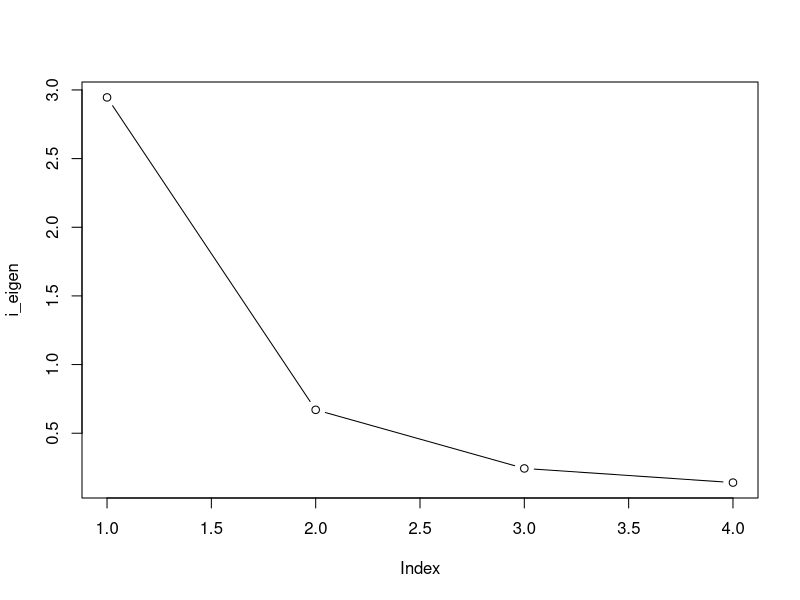

This figure's R source:
data1 <- read.csv("data/name_score.csv", header = T, row.names = 1)
corr_data <- cor(data1)
i_eigen <- eigen(corr_data)$values
i_eigen
plot(i_eigen, type='b')
factanal1 <- factanal(x=data1, factors = 1, rotation = "promax")
factanal1
